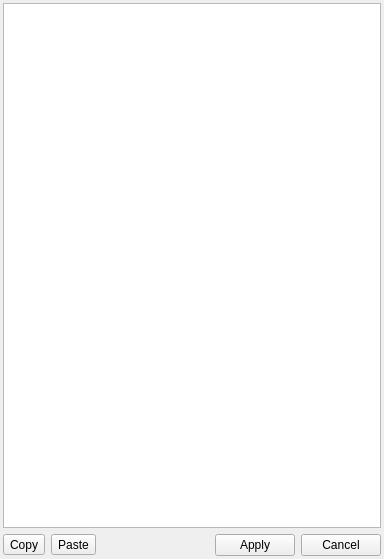
<?xml version="1.0" encoding="UTF-8"?>
<ui version="4.0">
 <class>CBodyPartEditForm</class>
 <widget class="QWidget" name="CBodyPartEditForm">
  <property name="geometry">
   <rect>
    <x>0</x>
    <y>0</y>
    <width>384</width>
    <height>559</height>
   </rect>
  </property>
  <property name="windowTitle">
   <string>Form</string>
  </property>
  <layout class="QVBoxLayout" name="verticalLayout_2">
   <property name="leftMargin">
    <number>3</number>
   </property>
   <property name="topMargin">
    <number>3</number>
   </property>
   <property name="rightMargin">
    <number>3</number>
   </property>
   <property name="bottomMargin">
    <number>3</number>
   </property>
   <item>
    <layout class="QVBoxLayout" name="verticalLayout">
     <item>
      <layout class="QHBoxLayout" name="horizontalLayout_3" stretch="2">
       <item>
        <widget class="QTableWidget" name="tablePart">
         <property name="sizePolicy">
          <sizepolicy hsizetype="Preferred" vsizetype="Preferred">
           <horstretch>0</horstretch>
           <verstretch>0</verstretch>
          </sizepolicy>
         </property>
         <property name="minimumSize">
          <size>
           <width>0</width>
           <height>500</height>
          </size>
         </property>
        </widget>
       </item>
      </layout>
     </item>
     <item>
      <layout class="QHBoxLayout" name="horizontalLayout">
       <item>
        <widget class="QToolButton" name="toolCopy">
         <property name="text">
          <string>Copy</string>
         </property>
        </widget>
       </item>
       <item>
        <widget class="QToolButton" name="toolPaste">
         <property name="text">
          <string>Paste</string>
         </property>
        </widget>
       </item>
       <item>
        <spacer name="horizontalSpacer">
         <property name="orientation">
          <enum>Qt::Horizontal</enum>
         </property>
         <property name="sizeHint" stdset="0">
          <size>
           <width>40</width>
           <height>20</height>
          </size>
         </property>
        </spacer>
       </item>
       <item>
        <widget class="QPushButton" name="pushApply">
         <property name="text">
          <string>Apply</string>
         </property>
        </widget>
       </item>
       <item>
        <widget class="QPushButton" name="pushCancel">
         <property name="text">
          <string>Cancel</string>
         </property>
        </widget>
       </item>
      </layout>
     </item>
    </layout>
   </item>
  </layout>
 </widget>
 <resources/>
 <connections/>
</ui>
